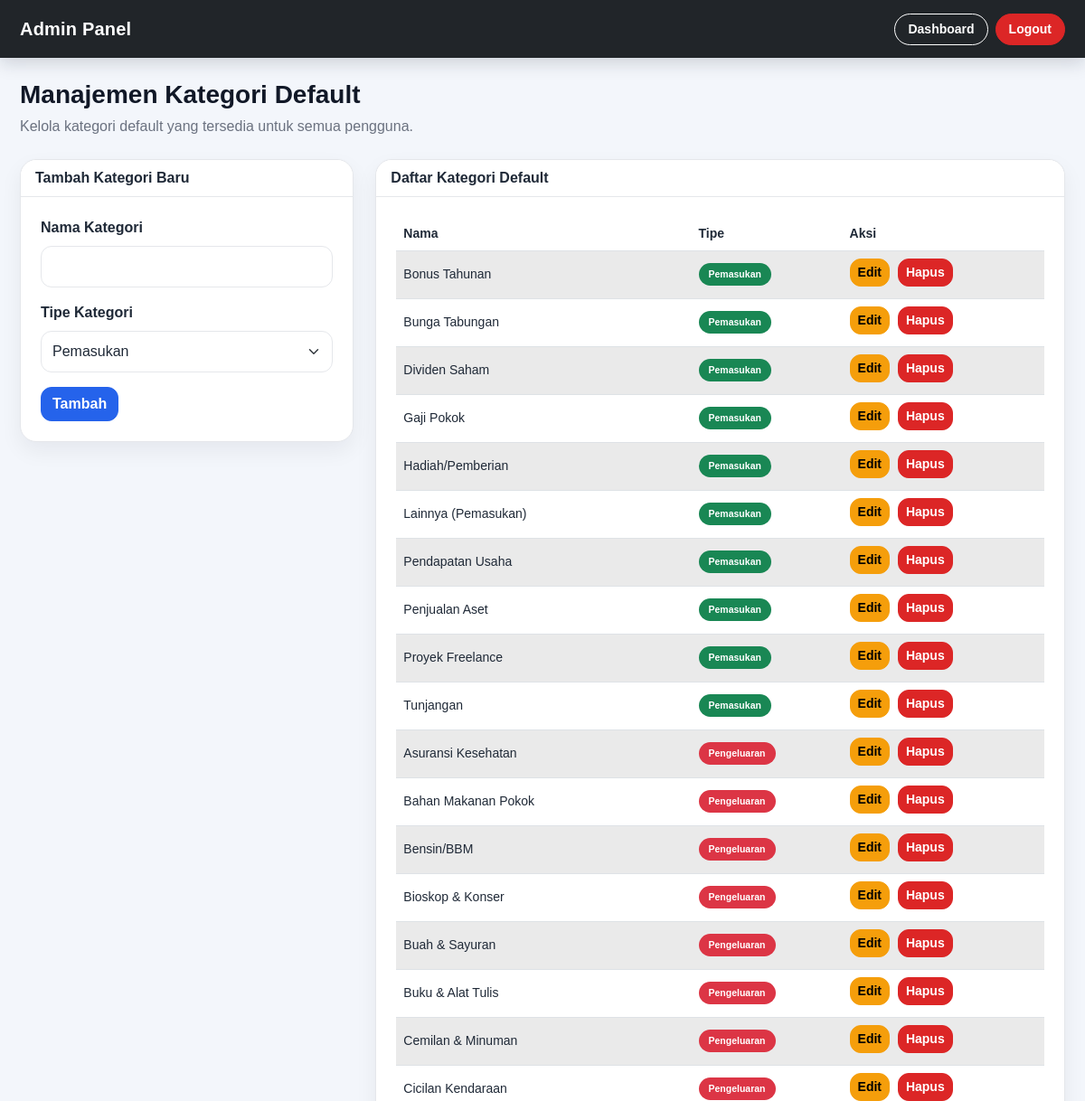
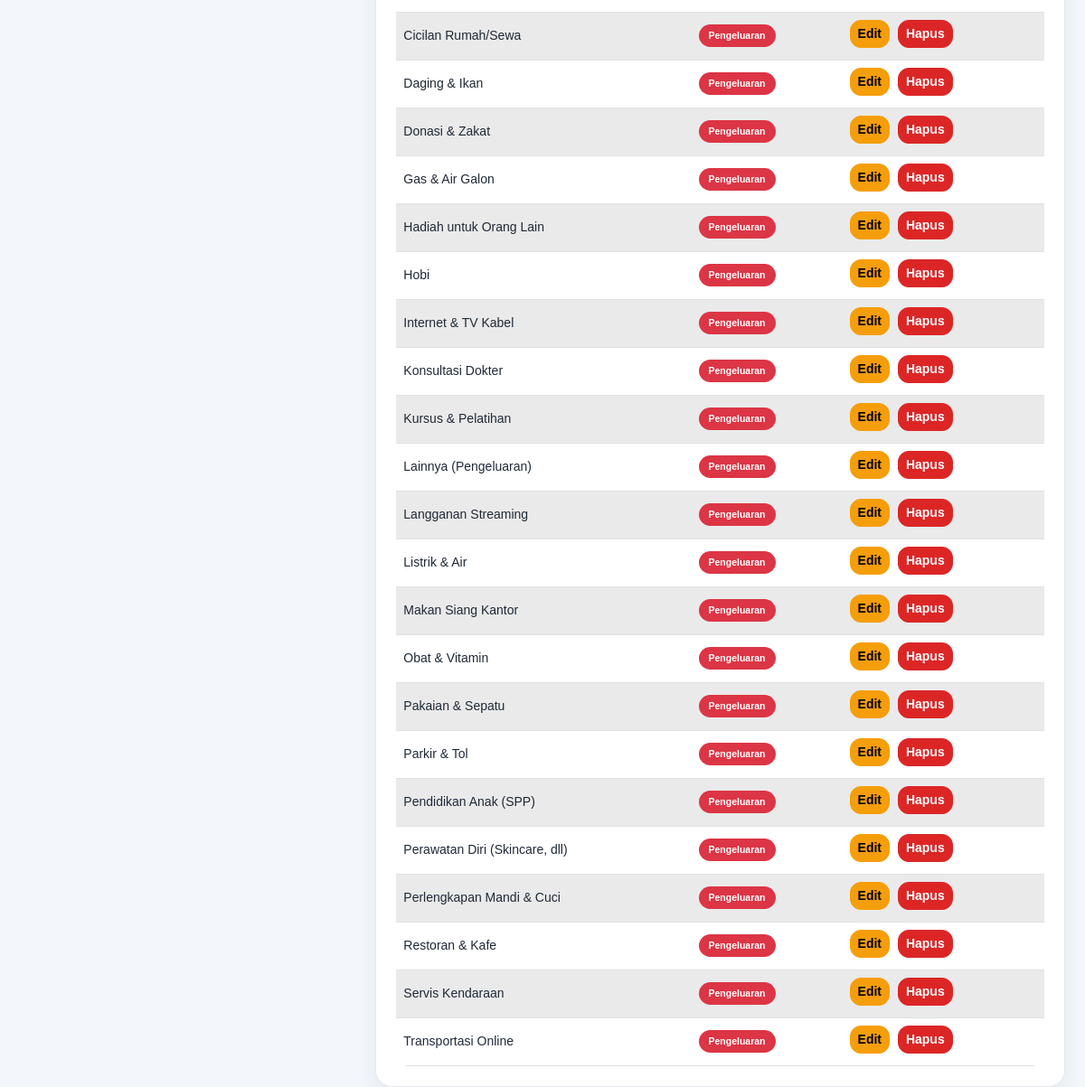
Screenshot of /admin/categories.php (signed in) with the database file from the repository (2 pictures, top to bottom).
### tables this page shows
CREATE TABLE `categories` (
  `id` int(11) NOT NULL,
  `name` varchar(100) NOT NULL,
  `type` enum('income','expense') NOT NULL,
  `user_id` int(11) DEFAULT NULL,
  `created_at` timestamp NOT NULL DEFAULT current_timestamp()
);

### admin/categories.php (the view, shortened to what this page needs)
<?php
include '../config/database.php';
$query = "
    SELECT *
    FROM categories
    WHERE user_id IS NULL
    ORDER BY type, name
";
$stmt = mysqli_prepare($conn, $query);
mysqli_stmt_execute($stmt);
$result = mysqli_stmt_get_result($stmt);
?>
<!DOCTYPE html>
<html lang="id">
<head>
    <link href="https://cdn.jsdelivr.net/npm/bootstrap@5.3.3/dist/css/bootstrap.min.css" rel="stylesheet">
    <link rel="stylesheet" href="../assets/css/style.css">
</head>
<body>
<nav class="navbar navbar-expand-lg navbar-dark admin-navbar">
    <div class="container">
        <a class="navbar-brand" href="dashboard.php">
            Admin Panel
        </a>
        <div class="d-flex gap-2">
            <a href="dashboard.php" class="btn btn-outline-light btn-sm">
                Dashboard
            </a>
            <a href="../auth/logout.php" class="btn btn-danger btn-sm">
                Logout
            </a>
        </div>
    </div>
</nav>
<div class="container mt-4">
    <div class="page-header">
        <h3 class="page-title">Manajemen Kategori Default</h3>
        <p class="page-subtitle">
            Kelola kategori default yang tersedia untuk semua pengguna.
        </p>
    </div>
    <div class="row">
        <div class="col-md-4">
            <div class="card">
                <div class="card-header">
                    Tambah Kategori Baru
                </div>
                <div class="card-body">
                    <form action="category_store.php" method="POST">
                        <div class="mb-3">
                            <label for="name" class="form-label">
                                Nama Kategori
                            </label>
                            <input
                                type="text"
                                class="form-control"
                                id="name"
                                name="name"
                                required
                            >
                        </div>
                        <div class="mb-3">
                            <label for="type" class="form-label">
                                Tipe Kategori
                            </label>
                            <select
                                class="form-select"
                                id="type"
                                name="type"
                                required
                            >
                                <option value="income">Pemasukan</option>
                            </select>
                        </div>
                        <button type="submit" class="btn btn-primary">
                            Tambah
                        </button>
                    </form>
                </div>
            </div>
        </div>
        <div class="col-md-8 mt-4 mt-md-0">
            <div class="card">
                <div class="card-header">
                    Daftar Kategori Default
                </div>
                <div class="card-body">
                    <div class="table-responsive">
                        <table class="table table-striped">
                            <thead>
                                <tr>
                                    <th>Nama</th>
                                    <th>Tipe</th>
                                    <th>Aksi</th>
                                </tr>
                            </thead>
                            <tbody>
                            <?php if (mysqli_num_rows($result) > 0) : ?>
                                <?php while ($row = mysqli_fetch_assoc($result)) : ?>
                                    <tr>
                                        <td>
                                            <?= htmlspecialchars($row['name']); ?>
                                        </td>
                                        <td>
                                            <span class="badge bg-<?= $row['type'] === 'income' ? 'success' : 'danger'; ?>">
                                                <?= $row['type'] === 'income' ? 'Pemasukan' : 'Pengeluaran'; ?>
                                            </span>
                                        </td>
                                        <td class="action-buttons">
                                            <a
                                                href="category_edit.php?id=<?= (int) $row['id']; ?>"
                                                class="btn btn-warning btn-sm"
                                            >
                                                Edit
                                            </a>
                                            <a
                                                href="category_delete.php?id=<?= (int) $row['id']; ?>"
                                                class="btn btn-danger btn-sm"
                                                onclick="return confirm('Yakin ingin menghapus kategori ini? Ini akan memengaruhi semua pengguna.')"
                                            >
                                                Hapus
                                            </a>
                                        </td>
                                    </tr>
                                <?php endwhile; ?>
                            <?php endif; ?>
                            </tbody>
                        </table>
                    </div>
                </div>
            </div>
        </div>
    </div>
</div>
</body>
</html>

### assets/css/style.css (style rules this page uses)
:root, [data-theme="default"] { --primary-color: #2563eb; --primary-dark: #1e40af; --success-color: #16a34a; --danger-color: #dc2626; --warning-color: #f59e0b; --info-color: #0ea5e9; --dark-color: #111827; --muted-color: #6b7280; --bg-color: #f3f6fb; --text-color: #1f2937; --card-bg: #ffffff; --border-color: #e5e7eb; --header-text: #ffffff; }
* { box-sizing: border-box; }
html { min-height: 100%; }
body { min-height: 100vh; margin: 0; font-family: Arial, sans-serif; background: var(--bg-color); color: var(--text-color); }
.navbar { background-color: #ffffff !important; box-shadow: 0 6px 18px rgba(15, 23, 42, 0.12); }
.navbar-brand { font-weight: 800; letter-spacing: 0.2px; }
.navbar .btn { border-radius: 999px; padding: 6px 14px; font-weight: 600; }
.admin-navbar { min-height: 64px; background-color: #212529 !important; color: #ffffff !important; box-shadow: 0 6px 18px rgba(15, 23, 42, 0.16); }
.admin-navbar .navbar-brand { color: #ffffff !important; font-weight: 800; letter-spacing: 0.2px; }
.admin-navbar .btn-outline-light { color: #ffffff !important; background-color: transparent !important; border-color: #ffffff !important; }
.admin-navbar .btn-danger { color: #ffffff !important; background-color: var(--danger-color) !important; border-color: var(--danger-color) !important; }
.container { max-width: 1180px; }
.page-header { margin-bottom: 24px; }
.page-title { margin-bottom: 6px; color: var(--dark-color); font-size: 28px; font-weight: 800; }
.page-subtitle { margin-bottom: 0; color: var(--muted-color); }
.card { border: 1px solid var(--border-color) !important; border-radius: 18px; background-color: var(--card-bg); box-shadow: 0 10px 24px rgba(15, 23, 42, 0.06); }
.card-header { border-bottom: 1px solid var(--border-color); border-radius: 18px 18px 0 0 !important; background-color: var(--card-bg); color: var(--text-color); font-weight: 700; }
.card-body { padding: 22px; }
.form-label { color: var(--text-color); font-weight: 700; }
.form-control, .form-select { padding: 10px 12px; border: 1px solid var(--border-color); border-radius: 12px; background-color: var(--card-bg); color: var(--text-color); }
.form-control::placeholder { color: var(--muted-color); opacity: 0.85; }
.form-select option { background-color: var(--card-bg); color: var(--text-color); }
.btn { border-radius: 12px; font-weight: 700; }
.btn-primary { background: var(--primary-color); border-color: var(--primary-color); }
.btn-danger { background: var(--danger-color); border-color: var(--danger-color); }
.btn-warning { background: var(--warning-color); border-color: var(--warning-color); }
.table-responsive { overflow-x: auto; border-radius: 14px; }
.table { margin-bottom: 0; color: var(--text-color); }
.table th { color: var(--text-color); font-size: 14px; white-space: nowrap; }
.table td { color: var(--text-color); font-size: 14px; vertical-align: middle; }
.table-striped > tbody > tr:nth-of-type(odd) > * { background-color: rgba(0, 0, 0, 0.03); }
.action-buttons { white-space: nowrap; }
.action-buttons a { margin-right: 5px; margin-bottom: 5px; }
.badge { padding: 7px 11px; border-radius: 999px; }

### rows the page displays
categories: name "Bonus Tahunan", type "Pemasukan"
categories: name "Bunga Tabungan", type "Pemasukan"
categories: name "Dividen Saham", type "Pemasukan"
categories: name "Gaji Pokok", type "Pemasukan"
categories: name "Hadiah/Pemberian", type "Pemasukan"
categories: name "Lainnya (Pemasukan)", type "Pemasukan"
categories: name "Pendapatan Usaha", type "Pemasukan"
categories: name "Penjualan Aset", type "Pemasukan"
categories: name "Proyek Freelance", type "Pemasukan"
categories: name "Tunjangan", type "Pemasukan"
categories: name "Asuransi Kesehatan", type "Pengeluaran"
categories: name "Bahan Makanan Pokok", type "Pengeluaran"
categories: name "Bensin/BBM", type "Pengeluaran"
categories: name "Bioskop & Konser", type "Pengeluaran"
categories: name "Buah & Sayuran", type "Pengeluaran"
categories: name "Buku & Alat Tulis", type "Pengeluaran"
categories: name "Cemilan & Minuman", type "Pengeluaran"
categories: name "Cicilan Kendaraan", type "Pengeluaran"
categories: name "Cicilan Rumah/Sewa", type "Pengeluaran"
categories: name "Daging & Ikan", type "Pengeluaran"
categories: name "Donasi & Zakat", type "Pengeluaran"
categories: name "Gas & Air Galon", type "Pengeluaran"
categories: name "Hadiah untuk Orang Lain", type "Pengeluaran"
categories: name "Hobi", type "Pengeluaran"
categories: name "Internet & TV Kabel", type "Pengeluaran"
categories: name "Konsultasi Dokter", type "Pengeluaran"
categories: name "Kursus & Pelatihan", type "Pengeluaran"
categories: name "Lainnya (Pengeluaran)", type "Pengeluaran"
categories: name "Langganan Streaming", type "Pengeluaran"
categories: name "Listrik & Air", type "Pengeluaran"
categories: name "Makan Siang Kantor", type "Pengeluaran"
categories: name "Obat & Vitamin", type "Pengeluaran"
categories: name "Pakaian & Sepatu", type "Pengeluaran"
categories: name "Parkir & Tol", type "Pengeluaran"
categories: name "Pendidikan Anak (SPP)", type "Pengeluaran"
categories: name "Perawatan Diri (Skincare, dll)", type "Pengeluaran"
categories: name "Perlengkapan Mandi & Cuci", type "Pengeluaran"
categories: name "Restoran & Kafe", type "Pengeluaran"
categories: name "Servis Kendaraan", type "Pengeluaran"
categories: name "Transportasi Online", type "Pengeluaran"
